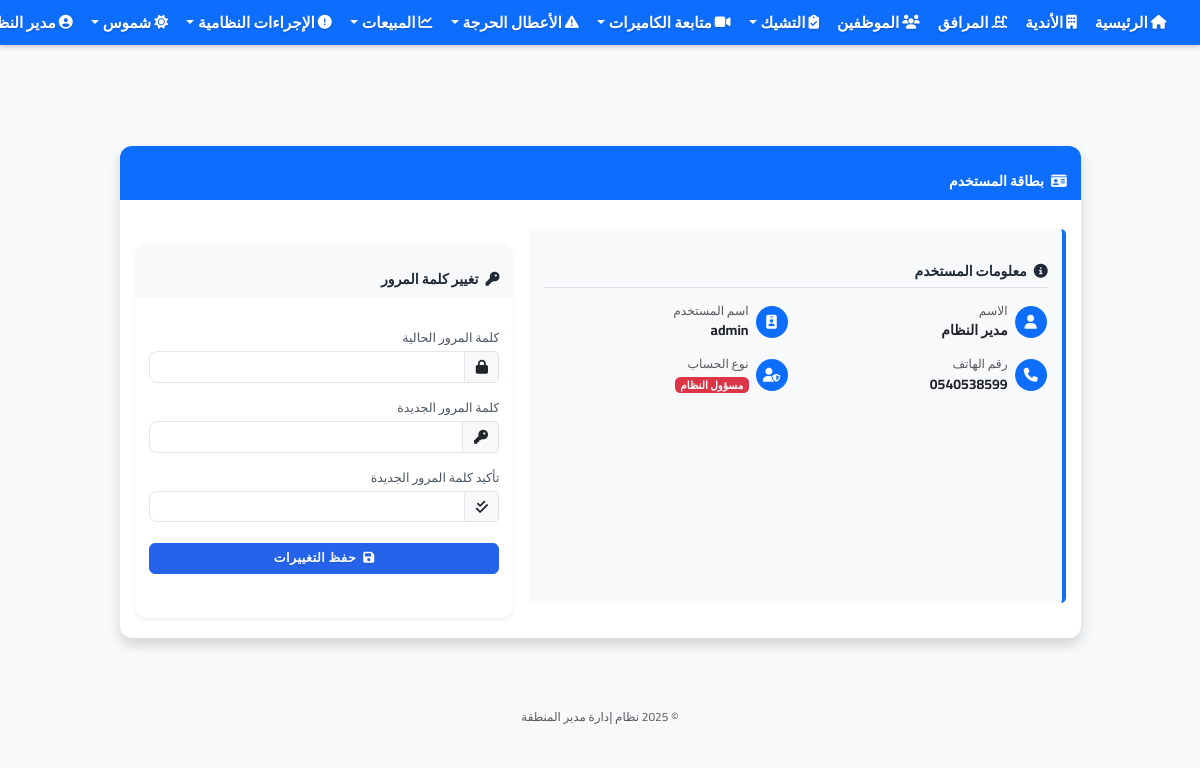
/user-profile (signed in), run on the app's committed database.
### app.py (models this page shows, shortened)
class User(UserMixin, db.Model):
    __table__ = db.Table('user', db.metadata,
        db.Column('id', db.Integer, primary_key=True),
        db.Column('username', db.String(64), index=True, unique=True),
        db.Column('name', db.String(100)),
        db.Column('phone', db.String(20)),
        db.Column('password', db.String(128)),
        db.Column('is_admin', db.Boolean, default=False),
        db.Column('role', db.String(50), default='user'),  # الدور: admin, manager, supervisor, user
        extend_existing=True
    )
    permissions = db.relationship('Permission', secondary='user_permission', lazy='subquery',
                               backref=db.backref('users', lazy=True))
    clubs = db.relationship('Club', secondary=user_clubs, lazy='subquery',
                          backref=db.backref('users', lazy=True))
    def has_permission(self, permission_code):
        try:
            if self.is_admin:
                return True
        except Exception as e:
            print(f"خطأ في التحقق من الصلاحيات: {str(e)}")
            return False

### app.py (the view, shortened to what this page needs)
@app.route('/user-profile', methods=['GET', 'POST'])
@login_required
def user_profile():
    return render_template('user_profile.html', title='بطاقة المستخدم')

### templates/user_profile.html (shortened to what this page needs)
{% extends "base.html" %}
{% block content %}
<div class="container-fluid mt-4">
    <div class="row justify-content-center">
        <div class="col-md-10">
            <div class="card shadow">
                <div class="card-header bg-primary text-white">
                    <h4 class="mb-0"><i class="fas fa-id-card me-2"></i>بطاقة المستخدم</h4>
                </div>
                <div class="card-body">
                    <div class="row">
                        <div class="col-md-7 mb-4">
                            <div class="user-info p-3 bg-light rounded h-100">
                                <h5 class="border-bottom pb-2 mb-3"><i class="fas fa-info-circle me-2"></i>معلومات المستخدم</h5>
                                <div class="row">
                                    <div class="col-md-6 mb-3">
                                        <div class="d-flex align-items-center">
                                            <div class="icon-box bg-primary text-white rounded-circle p-2 me-2">
                                                <i class="fas fa-user"></i>
                                            </div>
                                            <div>
                                                <small class="text-muted d-block">الاسم</small>
                                                <strong>{{ current_user.name }}</strong>
                                            </div>
                                        </div>
                                    </div>
                                    <div class="col-md-6 mb-3">
                                        <div class="d-flex align-items-center">
                                            <div class="icon-box bg-primary text-white rounded-circle p-2 me-2">
                                                <i class="fas fa-id-badge"></i>
                                            </div>
                                            <div>
                                                <small class="text-muted d-block">اسم المستخدم</small>
                                                <strong>{{ current_user.username }}</strong>
                                            </div>
                                        </div>
                                    </div>
                                    <div class="col-md-6 mb-3">
                                        <div class="d-flex align-items-center">
                                            <div class="icon-box bg-primary text-white rounded-circle p-2 me-2">
                                                <i class="fas fa-phone"></i>
                                            </div>
                                            <div>
                                                <small class="text-muted d-block">رقم الهاتف</small>
                                                <strong>{{ current_user.phone }}</strong>
                                            </div>
                                        </div>
                                    </div>
                                    <div class="col-md-6 mb-3">
                                        <div class="d-flex align-items-center">
                                            <div class="icon-box bg-primary text-white rounded-circle p-2 me-2">
                                                <i class="fas fa-user-shield"></i>
                                            </div>
                                            <div>
                                                <small class="text-muted d-block">نوع الحساب</small>
                                                {% if current_user.role == 'admin' %}
                                                <span class="badge bg-danger">مسؤول النظام</span>
                                                {% elif current_user.role == 'manager' %}
                                                <span class="badge bg-warning text-dark">مدير</span>
                                                {% elif current_user.role == 'supervisor' %}
                                                <span class="badge bg-info">مشرف</span>
                                                {% else %}
                                                <span class="badge bg-success">مستخدم عادي</span>
                                                {% endif %}
                                            </div>
                                        </div>
                                    </div>
                                </div>
                            </div>
                        </div>
                        <div class="col-md-5 mb-4">
                            <div class="card border-0 shadow-sm h-100">
                                <div class="card-header bg-light">
                                    <h5 class="mb-0"><i class="fas fa-key me-2"></i>تغيير كلمة المرور</h5>
                                </div>
                                <div class="card-body">
                                    <form method="POST" action="{{ url_for('user_profile') }}">
                                        <div class="mb-3">
                                            <label for="current_password" class="form-label">كلمة المرور الحالية</label>
                                            <div class="input-group">
                                                <span class="input-group-text"><i class="fas fa-lock"></i></span>
                                                <input type="password" class="form-control" id="current_password" name="current_password" required>
                                            </div>
                                        </div>
                                        <div class="mb-3">
                                            <label for="new_password" class="form-label">كلمة المرور الجديدة</label>
                                            <div class="input-group">
                                                <span class="input-group-text"><i class="fas fa-key"></i></span>
                                                <input type="password" class="form-control" id="new_password" name="new_password" required>
                                            </div>
                                        </div>
                                        <div class="mb-3">
                                            <label for="confirm_password" class="form-label">تأكيد كلمة المرور الجديدة</label>
                                            <div class="input-group">
                                                <span class="input-group-text"><i class="fas fa-check-double"></i></span>
                                                <input type="password" class="form-control" id="confirm_password" name="confirm_password" required>
                                            </div>
                                        </div>
                                        <div class="d-grid mt-4">
                                            <button type="submit" class="btn btn-primary">
                                                <i class="fas fa-save me-2"></i>حفظ التغييرات
                                            </button>
                                        </div>
                                    </form>
                                </div>
                            </div>
                        </div>
                    </div>
                </div>
            </div>
        </div>
    </div>
</div>
{% endblock %}

### templates/base.html (shortened to what this page needs)
<!DOCTYPE html>
<html lang="ar" dir="rtl">
<head>
    <link rel="stylesheet" href="https://cdn.jsdelivr.net/npm/bootstrap@5.3.0/dist/css/bootstrap.rtl.min.css">
    <link rel="stylesheet" href="https://cdnjs.cloudflare.com/ajax/libs/font-awesome/6.4.0/css/all.min.css" media="print" onload="this.media='all'">
    <link rel="stylesheet" href="{{ url_for('static', filename='css/fix-size.css') }}">
    <link rel="stylesheet" href="{{ url_for('static', filename='css/performance.css') }}">
    <link rel="stylesheet" href="{{ url_for('static', filename='css/compact-style.css') }}?v={{ range(100000, 999999) | random }}">
    <link rel="stylesheet" href="{{ url_for('static', filename='css/navbar-fixed-solution.css') }}?v={{ range(100000, 999999) | random }}">
    <link rel="stylesheet" href="{{ url_for('static', filename='css/navbar-fixed-absolute-new.css') }}?v={{ range(100000, 999999) | random }}">
    <link rel="stylesheet" href="{{ url_for('static', filename='css/dashboard-cards-fix.css') }}?v={{ range(100000, 999999) | random }}">
</head>
<body class="no-margin" style="padding-top: 70px !important; margin: 0 !important; overflow-x: hidden !important;">
    <nav class="navbar navbar-expand-lg navbar-dark bg-primary px-2 fixed-top" style="position: fixed !important; top: 0 !important; left: 0 !important; right: 0 !important; width: 100% !important; z-index: 1030 !important; margin: 0 !important; padding: 0 !important; height: 45px !important; box-shadow: 0 2px 5px rgba(0, 0, 0, 0.2) !important; transform: none !important; transition: none !important; animation: none !important; will-change: auto !important;">
        <div class="container-fluid" style="padding: 0;">
            <div class="collapse navbar-collapse" id="navbarNav">
                <ul class="navbar-nav">
                    {% if current_user.is_authenticated %}
                    <li class="nav-item">
                        <a class="nav-link fw-bold" href="{{ url_for('index') }}">
                            <i class="fas fa-home me-1"></i> الرئيسية
                        </a>
                    </li>
                    <li class="nav-item">
                        <a class="nav-link fw-bold" href="{{ url_for('clubs') }}">
                            <i class="fas fa-building me-1"></i> الأندية
                        </a>
                    </li>
                    <li class="nav-item">
                        <a class="nav-link fw-bold" href="{{ url_for('facilities') }}">
                            <i class="fas fa-swimming-pool me-1"></i> المرافق
                        </a>
                    </li>
                    <li class="nav-item">
                        <a class="nav-link fw-bold" href="{{ url_for('employees') }}">
                            <i class="fas fa-users me-1"></i> الموظفين
                        </a>
                    </li>
                    <li class="nav-item dropdown">
                        <a class="nav-link dropdown-toggle fw-bold" href="#" id="checksDropdown" role="button" data-bs-toggle="dropdown">
                            <i class="fas fa-clipboard-check me-1"></i> التشيك
                        </a>
                    </li>
                    <li class="nav-item dropdown">
                        <a class="nav-link dropdown-toggle fw-bold" href="#" id="cameraDropdown" role="button" data-bs-toggle="dropdown">
                            <i class="fas fa-video me-1"></i> متابعة الكاميرات
                        </a>
                    </li>
                    <li class="nav-item dropdown">
                        <a class="nav-link dropdown-toggle fw-bold" href="#" id="criticalIssuesDropdown" role="button" data-bs-toggle="dropdown">
                            <i class="fas fa-exclamation-triangle me-1"></i> الأعطال الحرجة
                        </a>
                    </li>
                    <li class="nav-item dropdown">
                        <a class="nav-link dropdown-toggle fw-bold" href="#" id="salesDropdown" role="button" data-bs-toggle="dropdown">
                            <i class="fas fa-chart-line me-1"></i> المبيعات
                        </a>
                    </li>
                    <li class="nav-item dropdown">
                        <a class="nav-link dropdown-toggle fw-bold" href="#" id="violationsDropdown" role="button" data-bs-toggle="dropdown">
                            <i class="fas fa-exclamation-circle me-1"></i> الإجراءات النظامية
                        </a>
                    </li>
                    <li class="nav-item dropdown">
                        <a class="nav-link dropdown-toggle fw-bold" href="#" id="shumoosDropdown" role="button" data-bs-toggle="dropdown">
                            <i class="fas fa-sun me-1"></i> شموس
                        </a>
                    </li>
                    {% endif %}
                </ul>
                <ul class="navbar-nav ms-auto">
                    {% if current_user.is_authenticated %}
                    <li class="nav-item dropdown">
                        <a class="nav-link dropdown-toggle fw-bold" href="#" id="navbarDropdown" role="button" data-bs-toggle="dropdown">
                            <i class="fas fa-user-circle me-1"></i> {{ current_user.name }}
                        </a>
                    </li>
                    {% else %}
                    <li class="nav-item">
                        <a class="nav-link fw-bold" href="{{ url_for('login') }}">
                            <i class="fas fa-sign-in-alt me-1"></i> تسجيل الدخول
                        </a>
                    </li>
                    {% endif %}
                </ul>
            </div>
        </div>
    </nav>
    <main class="container-fluid px-3" style="margin-top: 20px !important; padding-top: 20px !important;">
        {% block content %}{% endblock %}
    </main>
    <footer class="footer mt-5 py-3 bg-light">
        <div class="container text-center">
            <span class="text-muted">© 2025 نظام إدارة مدير المنطقة</span>
        </div>
    </footer>
</body>
</html>

### data on the page
User: name "مدير…", name "مدير النظام", username "admin", phone "0540538599"
